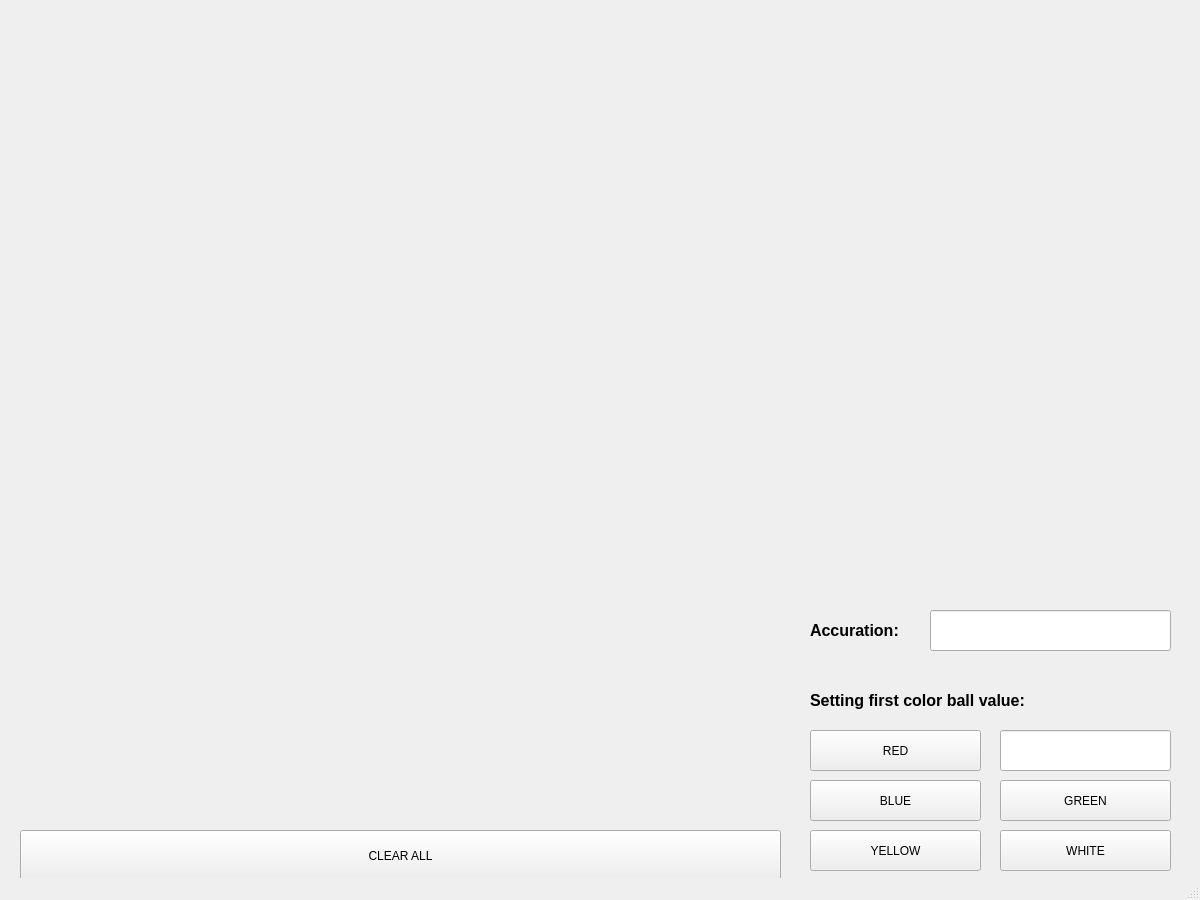
<?xml version="1.0" encoding="UTF-8"?>
<ui version="4.0">
 <class>MainWindow</class>
 <widget class="QMainWindow" name="MainWindow">
  <property name="geometry">
   <rect>
    <x>0</x>
    <y>0</y>
    <width>1200</width>
    <height>900</height>
   </rect>
  </property>
  <property name="windowTitle">
   <string>MainWindow</string>
  </property>
  <widget class="QWidget" name="centralwidget">
   <widget class="QWidget" name="screen03" native="true">
    <property name="geometry">
     <rect>
      <x>20</x>
      <y>20</y>
      <width>760</width>
      <height>570</height>
     </rect>
    </property>
   </widget>
   <widget class="QWidget" name="screen01" native="true">
    <property name="geometry">
     <rect>
      <x>810</x>
      <y>20</y>
      <width>360</width>
      <height>270</height>
     </rect>
    </property>
   </widget>
   <widget class="QWidget" name="screen02" native="true">
    <property name="geometry">
     <rect>
      <x>810</x>
      <y>320</y>
      <width>360</width>
      <height>270</height>
     </rect>
    </property>
   </widget>
   <widget class="QLabel" name="red">
    <property name="geometry">
     <rect>
      <x>21</x>
      <y>621</y>
      <width>72</width>
      <height>69</height>
     </rect>
    </property>
    <property name="text">
     <string/>
    </property>
    <property name="alignment">
     <set>Qt::AlignCenter</set>
    </property>
   </widget>
   <widget class="QLabel" name="blue">
    <property name="geometry">
     <rect>
      <x>193</x>
      <y>621</y>
      <width>71</width>
      <height>71</height>
     </rect>
    </property>
    <property name="text">
     <string/>
    </property>
   </widget>
   <widget class="QLabel" name="white">
    <property name="geometry">
     <rect>
      <x>708</x>
      <y>621</y>
      <width>71</width>
      <height>71</height>
     </rect>
    </property>
    <property name="text">
     <string/>
    </property>
   </widget>
   <widget class="QLabel" name="green">
    <property name="geometry">
     <rect>
      <x>365</x>
      <y>621</y>
      <width>71</width>
      <height>71</height>
     </rect>
    </property>
    <property name="text">
     <string/>
    </property>
   </widget>
   <widget class="QLabel" name="yellow">
    <property name="geometry">
     <rect>
      <x>536</x>
      <y>621</y>
      <width>71</width>
      <height>71</height>
     </rect>
    </property>
    <property name="text">
     <string/>
    </property>
   </widget>
   <widget class="QLabel" name="rednum">
    <property name="geometry">
     <rect>
      <x>20</x>
      <y>730</y>
      <width>72</width>
      <height>69</height>
     </rect>
    </property>
    <property name="text">
     <string/>
    </property>
    <property name="alignment">
     <set>Qt::AlignCenter</set>
    </property>
   </widget>
   <widget class="QLabel" name="bluenum">
    <property name="geometry">
     <rect>
      <x>190</x>
      <y>730</y>
      <width>72</width>
      <height>69</height>
     </rect>
    </property>
    <property name="text">
     <string/>
    </property>
    <property name="alignment">
     <set>Qt::AlignCenter</set>
    </property>
   </widget>
   <widget class="QLabel" name="greennum">
    <property name="geometry">
     <rect>
      <x>360</x>
      <y>730</y>
      <width>72</width>
      <height>69</height>
     </rect>
    </property>
    <property name="text">
     <string/>
    </property>
    <property name="alignment">
     <set>Qt::AlignCenter</set>
    </property>
   </widget>
   <widget class="QLabel" name="yellownum">
    <property name="geometry">
     <rect>
      <x>530</x>
      <y>730</y>
      <width>72</width>
      <height>69</height>
     </rect>
    </property>
    <property name="text">
     <string/>
    </property>
    <property name="alignment">
     <set>Qt::AlignCenter</set>
    </property>
   </widget>
   <widget class="QLabel" name="whitenum">
    <property name="geometry">
     <rect>
      <x>710</x>
      <y>730</y>
      <width>72</width>
      <height>69</height>
     </rect>
    </property>
    <property name="text">
     <string/>
    </property>
    <property name="alignment">
     <set>Qt::AlignCenter</set>
    </property>
   </widget>
   <widget class="QPushButton" name="clear">
    <property name="geometry">
     <rect>
      <x>20</x>
      <y>830</y>
      <width>761</width>
      <height>51</height>
     </rect>
    </property>
    <property name="text">
     <string>CLEAR ALL</string>
    </property>
   </widget>
   <widget class="QLineEdit" name="colorpicker">
    <property name="geometry">
     <rect>
      <x>1000</x>
      <y>730</y>
      <width>171</width>
      <height>41</height>
     </rect>
    </property>
    <property name="alignment">
     <set>Qt::AlignCenter</set>
    </property>
   </widget>
   <widget class="QPushButton" name="redpicker">
    <property name="geometry">
     <rect>
      <x>810</x>
      <y>730</y>
      <width>171</width>
      <height>41</height>
     </rect>
    </property>
    <property name="text">
     <string>RED</string>
    </property>
   </widget>
   <widget class="QPushButton" name="bluepicker">
    <property name="geometry">
     <rect>
      <x>810</x>
      <y>780</y>
      <width>171</width>
      <height>41</height>
     </rect>
    </property>
    <property name="text">
     <string>BLUE</string>
    </property>
   </widget>
   <widget class="QPushButton" name="greenpicker">
    <property name="geometry">
     <rect>
      <x>1000</x>
      <y>780</y>
      <width>171</width>
      <height>41</height>
     </rect>
    </property>
    <property name="text">
     <string>GREEN</string>
    </property>
   </widget>
   <widget class="QPushButton" name="yellowpicker">
    <property name="geometry">
     <rect>
      <x>810</x>
      <y>830</y>
      <width>171</width>
      <height>41</height>
     </rect>
    </property>
    <property name="text">
     <string>YELLOW</string>
    </property>
   </widget>
   <widget class="QPushButton" name="whitepicker">
    <property name="geometry">
     <rect>
      <x>1000</x>
      <y>830</y>
      <width>171</width>
      <height>41</height>
     </rect>
    </property>
    <property name="text">
     <string>WHITE</string>
    </property>
   </widget>
   <widget class="QLabel" name="label">
    <property name="geometry">
     <rect>
      <x>810</x>
      <y>680</y>
      <width>241</width>
      <height>41</height>
     </rect>
    </property>
    <property name="font">
     <font>
      <pointsize>12</pointsize>
      <weight>75</weight>
      <bold>true</bold>
     </font>
    </property>
    <property name="autoFillBackground">
     <bool>true</bool>
    </property>
    <property name="text">
     <string>Setting first color ball value:</string>
    </property>
   </widget>
   <widget class="QLineEdit" name="accurate">
    <property name="geometry">
     <rect>
      <x>930</x>
      <y>610</y>
      <width>241</width>
      <height>41</height>
     </rect>
    </property>
    <property name="alignment">
     <set>Qt::AlignCenter</set>
    </property>
   </widget>
   <widget class="QLabel" name="label_2">
    <property name="geometry">
     <rect>
      <x>810</x>
      <y>610</y>
      <width>111</width>
      <height>41</height>
     </rect>
    </property>
    <property name="font">
     <font>
      <pointsize>12</pointsize>
      <weight>75</weight>
      <bold>true</bold>
     </font>
    </property>
    <property name="autoFillBackground">
     <bool>true</bool>
    </property>
    <property name="text">
     <string>Accuration:</string>
    </property>
   </widget>
  </widget>
  <widget class="QMenuBar" name="menubar">
   <property name="geometry">
    <rect>
     <x>0</x>
     <y>0</y>
     <width>1200</width>
     <height>21</height>
    </rect>
   </property>
  </widget>
  <widget class="QStatusBar" name="statusbar"/>
 </widget>
 <resources/>
 <connections/>
</ui>
